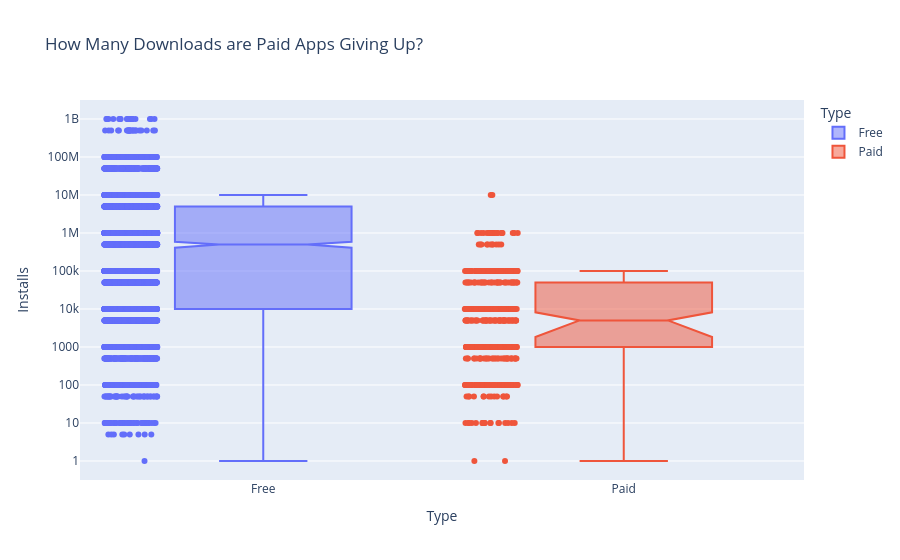

Notebook code cell kept with this figure:
### Markdown cell above
## Plotly Box Plots: Lost Downloads for Paid Apps

### Code cell
box = px.box(df_apps_clean, 
             y='Installs',
             x='Type',
             color='Type',
             notched=True,
             points='all',
             title='How Many Downloads are Paid Apps Giving Up?'
)

box.update_layout(yaxis=dict(type='log'))

box.show()

### Figure 1 — Plotly figure (JSON) as saved in the notebook; plotly's stock layout.template omitted (floating-point values rounded to 4 significant figures; data arrays with more than 128 entries replaced by an {"elided": "..."} marker saying what was removed)
{"data": [{"alignmentgroup": "True", "boxpoints": "all", "hovertemplate": "Type=%{x}<br>Installs=%{y}<extra></extra>", "legendgroup": "Free", "marker": {"color": "#636efa"}, "name": "Free", "notched": true, "offsetgroup": "Free", "orientation": "v", "showlegend": true, "type": "box", "x": {"elided": "7595 str values"}, "x0": " ", "xaxis": "x", "y": {"elided": "7595 int values"}, "y0": " ", "yaxis": "y"}, {"alignmentgroup": "True", "boxpoints": "all", "hovertemplate": "Type=%{x}<br>Installs=%{y}<extra></extra>", "legendgroup": "Paid", "marker": {"color": "#EF553B"}, "name": "Paid", "notched": true, "offsetgroup": "Paid", "orientation": "v", "showlegend": true, "type": "box", "x": {"elided": "589 str values"}, "x0": " ", "xaxis": "x", "y": {"elided": "589 int values"}, "y0": " ", "yaxis": "y"}], "layout": {"boxmode": "overlay", "legend": {"title": {"text": "Type"}, "tracegroupgap": 0}, "title": {"text": "How Many Downloads are Paid Apps Giving Up?"}, "xaxis": {"anchor": "y", "categoryarray": ["Free", "Paid"], "categoryorder": "array", "domain": [0, 1], "title": {"text": "Type"}}, "yaxis": {"anchor": "x", "domain": [0, 1], "title": {"text": "Installs"}, "type": "log"}}}
